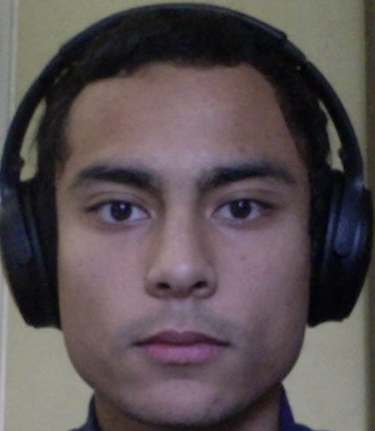
#> input picture Game Structure/geometry/version5/tetedemarc.png, 375 x 431 px
$ python 'hough lines.py'
#> lines starting #> are read from the running program, lines starting #| are printed output that depends on the picture
import cv2
import numpy as np

sj="saint jalm.jpg"
vl="valentin.png"
tm="tetedemarc.png"
pm="profiledemarc.jpg"

img = cv2.imread(tm)
#> img is the input picture: shape (431, 375, 3); mean B, G, R 82.3, 80, 89.5
gray = cv2.cvtColor(img,cv2.COLOR_BGR2GRAY)
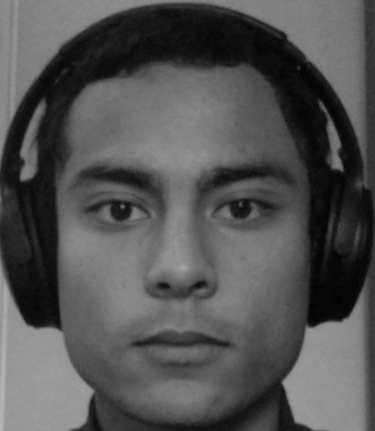
#> gray: shape (431, 375); min 1, max 183, mean 83.1
edges = cv2.Canny(gray,50,150,apertureSize = 3)
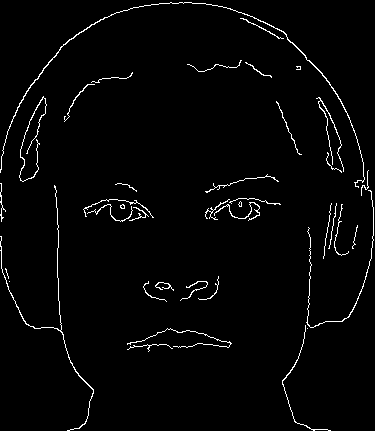
#> edges: shape (431, 375); 2.3% white in thin lines or dots
minLineLength = 100
maxLineGap = 10
lines = cv2.HoughLinesP(edges,1,np.pi/180,100,minLineLength,maxLineGap)
#> lines = None
#> (the run stopped early here; a loop or call above may not have finished)

$ run again, with Game Structure/geometry/version5/maxime.jpg saved as Game Structure/geometry/version5/tetedemarc.png
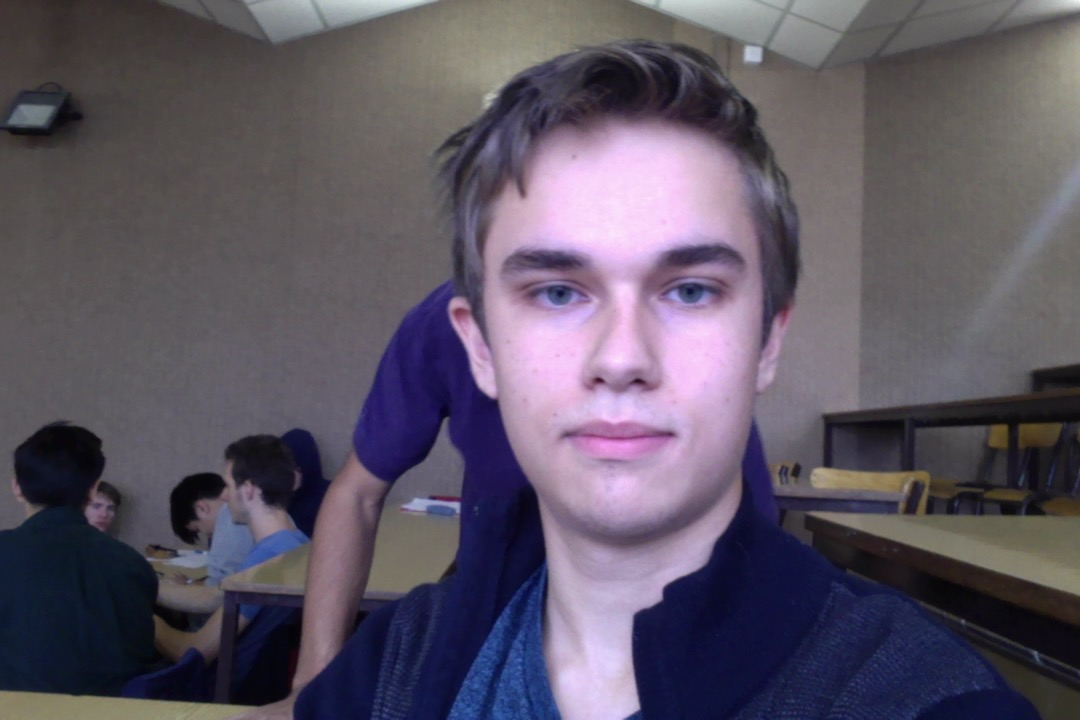
#> input picture Game Structure/geometry/version5/maxime.jpg, 1080 x 720 px
#> img is the input picture: shape (720, 1080, 3); mean B, G, R 99.8, 85.6, 93
#> `gray = cv2.cvtColor(img,cv2.COLOR_BGR2GRAY)`:
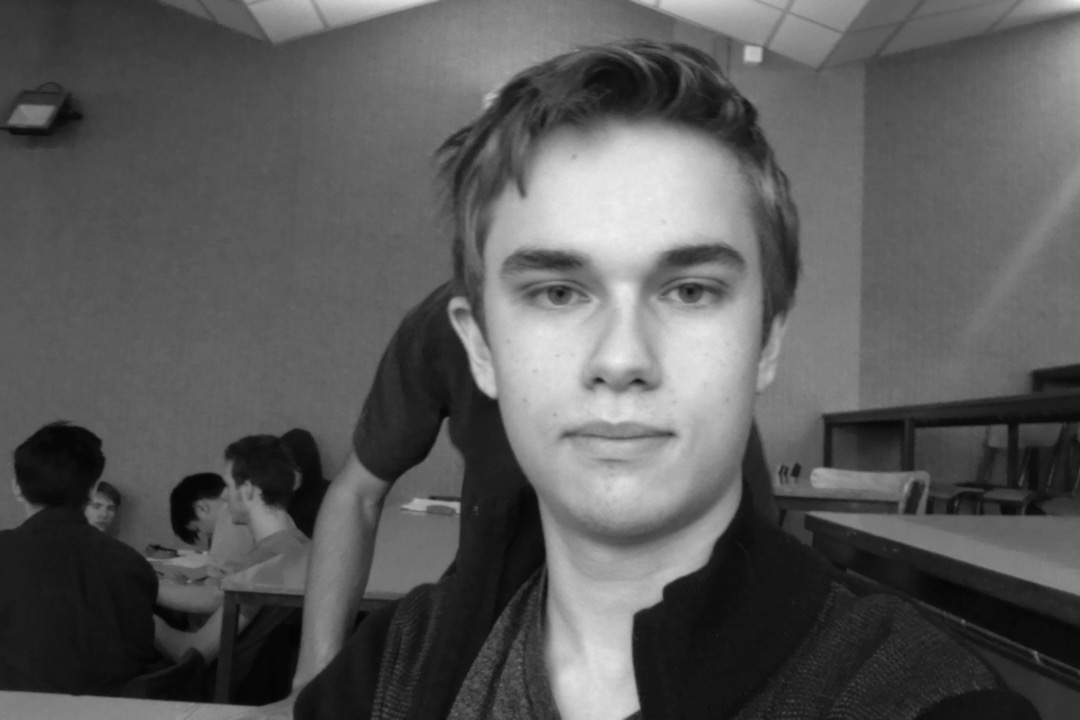
#> gray: shape (720, 1080); min 2, max 247, mean 89.4
#> `edges = cv2.Canny(gray,50,150,apertureSize = 3)`:
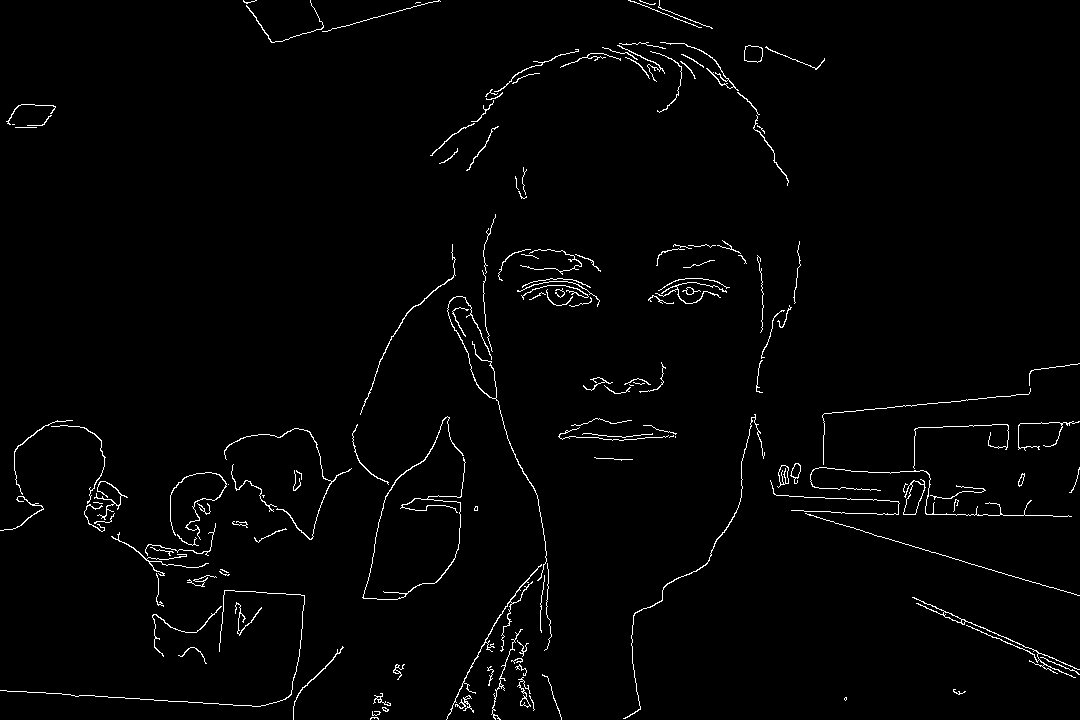
#> edges: shape (720, 1080); 1.8% white in thin lines or dots
#> lines = 20 rows, first 6: [926, 514, 955, 514], [804, 511, 830, 511], [978, 566, 990, 569], [805, 513, 825, 519], [953, 426, 968, 426], [189, 702, 217, 703]
#> the loop `for (x1,y1,x2,y2) in lines[0]:` made 1 pass
